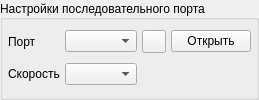
       <widget class="QGroupBox" name="grboxComPort">
        <property name="sizePolicy">
         <sizepolicy hsizetype="Fixed" vsizetype="Fixed">
          <horstretch>0</horstretch>
          <verstretch>0</verstretch>
         </sizepolicy>
        </property>
        <property name="title">
         <string>Настройки последовательного порта</string>
        </property>
        <property name="alignment">
         <set>Qt::AlignLeading|Qt::AlignLeft|Qt::AlignVCenter</set>
        </property>
        <property name="flat">
         <bool>false</bool>
        </property>
        <layout class="QHBoxLayout" name="horizontalLayout_11">
         <property name="spacing">
          <number>5</number>
         </property>
         <property name="leftMargin">
          <number>5</number>
         </property>
         <property name="topMargin">
          <number>5</number>
         </property>
         <property name="rightMargin">
          <number>5</number>
         </property>
         <property name="bottomMargin">
          <number>5</number>
         </property>
         <item>
          <layout class="QGridLayout" name="gridLayout_6">
           <item row="0" column="0">
            <widget class="QLabel" name="lblNamePort">
             <property name="sizePolicy">
              <sizepolicy hsizetype="Fixed" vsizetype="Preferred">
               <horstretch>2</horstretch>
               <verstretch>0</verstretch>
              </sizepolicy>
             </property>
             <property name="contextMenuPolicy">
              <enum>Qt::NoContextMenu</enum>
             </property>
             <property name="text">
              <string>Порт</string>
             </property>
             <property name="textFormat">
              <enum>Qt::AutoText</enum>
             </property>
             <property name="scaledContents">
              <bool>false</bool>
             </property>
             <property name="alignment">
              <set>Qt::AlignLeading|Qt::AlignLeft|Qt::AlignVCenter</set>
             </property>
             <property name="wordWrap">
              <bool>false</bool>
             </property>
            </widget>
           </item>
           <item row="1" column="0">
            <widget class="QLabel" name="lblNameBaudrate">
             <property name="text">
              <string>Скорость</string>
             </property>
            </widget>
           </item>
           <item row="0" column="3">
            <widget class="QToolButton" name="tbPortRefresh">
             <property name="toolTip">
              <string>Refresh</string>
             </property>
             <property name="text">
              <string/>
             </property>
             <property name="icon">
              <iconset resource="resource.qrc">
               <normaloff>:/images/resource/images/refresh.png</normaloff>:/images/resource/images/refresh.png</iconset>
             </property>
            </widget>
           </item>
           <item row="0" column="2">
            <widget class="QComboBox" name="cbPortNames">
             <property name="sizePolicy">
              <sizepolicy hsizetype="Fixed" vsizetype="Fixed">
               <horstretch>0</horstretch>
               <verstretch>0</verstretch>
              </sizepolicy>
             </property>
             <property name="toolTip">
              <string>List ports</string>
             </property>
            </widget>
           </item>
           <item row="0" column="4">
            <widget class="QPushButton" name="pbCtrlPort">
             <property name="sizePolicy">
              <sizepolicy hsizetype="Fixed" vsizetype="Fixed">
               <horstretch>0</horstretch>
               <verstretch>0</verstretch>
              </sizepolicy>
             </property>
             <property name="toolTip">
              <string>CTRL port</string>
             </property>
             <property name="text">
              <string>Открыть</string>
             </property>
             <property name="checkable">
              <bool>true</bool>
             </property>
             <property name="checked">
              <bool>false</bool>
             </property>
             <property name="autoDefault">
              <bool>false</bool>
             </property>
             <property name="flat">
              <bool>false</bool>
             </property>
            </widget>
           </item>
           <item row="1" column="2">
            <widget class="QComboBox" name="cbBaudrate">
             <property name="sizePolicy">
              <sizepolicy hsizetype="Fixed" vsizetype="Fixed">
               <horstretch>0</horstretch>
               <verstretch>0</verstretch>
              </sizepolicy>
             </property>
             <property name="toolTip">
              <string>Baudrate</string>
             </property>
            </widget>
           </item>
          </layout>
         </item>
        </layout>
       </widget>
